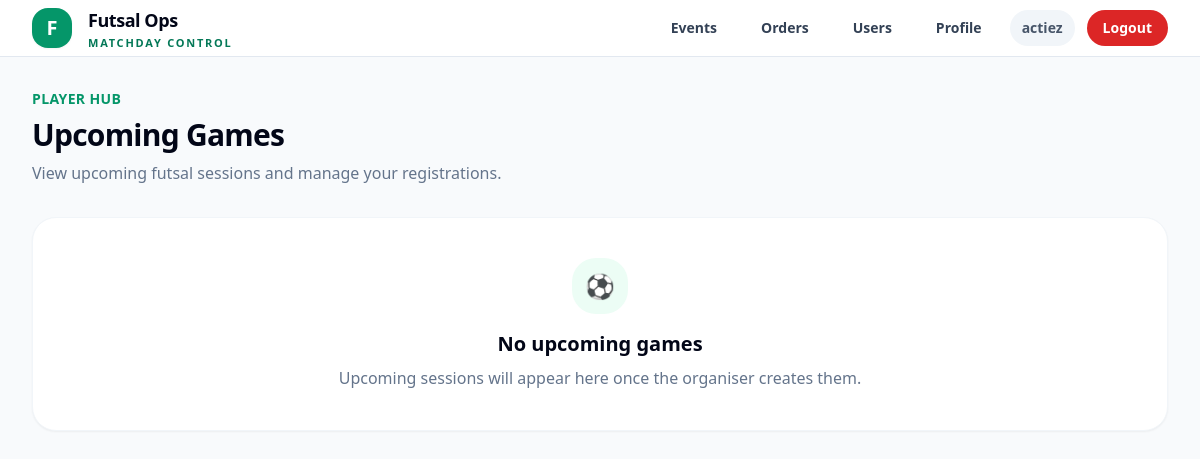
/home/ (signed in), run on an earlier commit of the app's database.
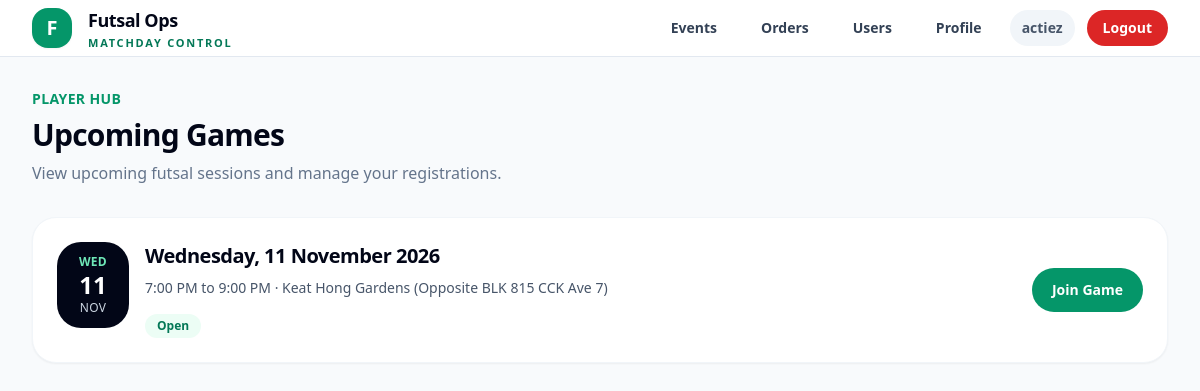
And on a later commit of the database.
### events/models.py (models this page shows, shortened)
class Event(models.Model):
    STATUS_DRAFT = "draft"
    STATUS_OPEN = "open"
    STATUS_FINALIZED = "finalized"
    STATUS_COMPLETED = "completed"
    STATUS_CANCELLED = "cancelled"
    STATUS_CHOICES = [
        (STATUS_DRAFT, "Draft"),
        (STATUS_OPEN, "Open"),
        (STATUS_FINALIZED, "Finalized"),
        (STATUS_COMPLETED, "Completed"),
        (STATUS_CANCELLED, "Cancelled"),
    ]
    LEAVE_CUTOFF_CHOICES = [
        (None, "No cutoff"),
        (30, "30 minutes before"),
        (60, "60 minutes before"),
        (90, "90 minutes before"),
        (120, "120 minutes before"),
        (150, "150 minutes before"),
        (180, "180 minutes before"),
    ]
    registration_token = models.UUIDField(
        default=uuid.uuid4,
        unique=True,
        editable=False,
    )
    event_code = models.CharField(
        max_length=20,
        unique=True,
        default=generate_event_code,
        editable=False,
    )
    title = models.CharField(max_length=255)
    start_datetime = models.DateTimeField()
    end_datetime = models.DateTimeField()
    location = models.CharField(max_length=255)
    amount_payable = models.DecimalField(max_digits=8, decimal_places=2)
    playing_slots = models.PositiveIntegerField(default=15)
    waiting_slots = models.PositiveIntegerField(default=5)
    backup_slots = models.PositiveIntegerField(default=3)
    is_private = models.BooleanField(
        default=False,
        help_text="Private events are hidden from the public event list but accessible by registration link.",
    )
    leave_cutoff_minutes = models.PositiveIntegerField(
        null=True,
        blank=True,
        choices=LEAVE_CUTOFF_CHOICES,
        help_text="Players cannot self-leave after this cutoff before kick-off.",
    )
    status = models.CharField(
        max_length=20,
        choices=STATUS_CHOICES,
        default=STATUS_DRAFT,
    )
    created_by = models.ForeignKey(
        settings.AUTH_USER_MODEL,
        on_delete=models.SET_NULL,
        null=True,
        related_name="created_events",
    )
    created_at = models.DateTimeField(auto_now_add=True)
    updated_at = models.DateTimeField(auto_now=True)
    class Meta:
        ordering = ["start_datetime"]
    @property
    def weekday_display(self):
        local_start = timezone.localtime(self.start_datetime)
        return local_start.strftime("%A")
    @property
    def date_display(self):
        local_start = timezone.localtime(self.start_datetime)
        return local_start.strftime("%d %B %Y")
    @property
    def time_range_display(self):
        local_start = timezone.localtime(self.start_datetime)
        local_end = timezone.localtime(self.end_datetime)
        start = local_start.strftime("%I:%M %p").lstrip("0")
        end = local_end.strftime("%I:%M %p").lstrip("0")
        return f"{start} to {end}"

### accounts/views.py (the view)
# urls.py: path("home/", PlayerHomeView.as_view(), name="player_home"),
class PlayerHomeView(View):
    template_name = "accounts/player_home.html"
    def get(self, request):
        if not request.user.is_authenticated:
            return redirect("login")
        now = timezone.now()
        upcoming_events = list(
            Event.objects
            .filter(start_datetime__gt=now, is_private=False)
            .order_by("start_datetime")
        )
        user_registrations = (
            EventRegistration.objects
            .filter(user=request.user, event__in=upcoming_events)
            .exclude(status=EventRegistration.STATUS_REMOVED)
            .select_related("event")
        )
        registration_map = {reg.event_id: reg for reg in user_registrations}
        for event in upcoming_events:
            reg = registration_map.get(event.id)
            event.user_registration = reg
            event.player_visible_status = get_player_visible_status(reg, event)
        return render(
            request,
            self.template_name,
            {
                "events": upcoming_events,
                "now": now,
            },
        )

### accounts/models.py (called while the page is built)
    def is_admin_level(self):
        return self.is_authenticated and (
            self.is_superuser
            or self.role in {self.ROLE_ADMIN, self.ROLE_SUPERADMIN}
        )

    def is_superadmin_level(self):
        return self.is_authenticated and (
            self.is_superuser
            or self.role == self.ROLE_SUPERADMIN
        )

### accounts/views.py (called while the page is built, shortened)
def get_player_visible_status(registration, event):
    if not registration:
        return None

### templates/accounts/player_home.html (shortened to what the changed rows need)
{% extends "base.html" %}
{% block content %}
<div class="space-y-8">
    <div class="flex flex-col md:flex-row md:items-end md:justify-between gap-5">
        <div>
            <h1 class="mt-2 text-3xl font-black tracking-tight text-slate-950">
                Upcoming Games
            </h1>
        </div>
    </div>
    <div class="grid grid-cols-1 gap-4">
        {% for event in events %}
            <div class="bg-white rounded-3xl border border-slate-100 shadow-sm p-5 md:p-6 hover:shadow-md transition-shadow">
                <div class="flex flex-col md:flex-row md:items-center md:justify-between gap-5">
                    <div class="flex items-start gap-4">
                        <div class="min-w-[72px] rounded-3xl bg-slate-950 text-white px-4 py-3 text-center">
                            <div class="text-xs font-bold uppercase tracking-wide text-emerald-300">
                                {{ event.weekday_display|slice:":3" }}
                            </div>
                            <div class="text-2xl font-black leading-tight">
                                {{ event.start_datetime|date:"d" }}
                            </div>
                            <div class="text-xs uppercase tracking-wide text-slate-300">
                                {{ event.start_datetime|date:"M" }}
                            </div>
                        </div>
                        <div>
                            <h2 class="text-xl font-black tracking-tight text-slate-950">
                                {{ event.weekday_display }}, {{ event.date_display }}
                            </h2>
                            <div class="mt-2 text-sm text-slate-600">
                                {{ event.time_range_display }} · {{ event.location }}
                            </div>
                            <div class="mt-4 flex flex-wrap gap-2">
                                {% if event.player_visible_status %}
                                    {% if event.player_visible_status.label == "Playing" %}
                                        <span class="inline-flex items-center rounded-full bg-emerald-50 px-3 py-1 text-xs font-bold text-emerald-700">
                                            Playing
                                        </span>
                                    {% elif event.player_visible_status.label == "Waiting" %}
                                        <span class="inline-flex items-center rounded-full bg-amber-50 px-3 py-1 text-xs font-bold text-amber-700">
                                            Waiting
                                            {% if event.player_visible_status.queue_number %}
                                                #{{ event.player_visible_status.queue_number }}
                                            {% endif %}
                                        </span>
                                    {% else %}
                                        <span class="inline-flex items-center rounded-full bg-blue-50 px-3 py-1 text-xs font-bold text-blue-700">
                                            Pending
                                        </span>
                                    {% endif %}
                                {% elif now >= event.start_datetime %}
                                    <span class="inline-flex items-center rounded-full bg-red-50 px-3 py-1 text-xs font-bold text-red-700">
                                        Registration Closed
                                    </span>
                                {% else %}
                                    <span class="inline-flex items-center rounded-full bg-emerald-50 px-3 py-1 text-xs font-bold text-emerald-700">
                                        Open
                                    </span>
                                {% endif %}
                            </div>
                        </div>
                    </div>
                    <div class="flex md:justify-end">
                        {% if event.player_visible_status %}
                            <a href="{% url 'join_event' event.registration_token %}"
                               class="inline-flex items-center justify-center px-5 py-3 rounded-full bg-red-50 text-red-700 text-sm font-bold hover:bg-red-100">
                                Leave Game
                            </a>
                        {% elif now >= event.start_datetime %}
                            <span class="inline-flex items-center justify-center px-5 py-3 rounded-full bg-slate-100 text-slate-500 text-sm font-bold">
                                Closed
                            </span>
                        {% else %}
                            <a href="{% url 'join_event' event.registration_token %}"
                               class="inline-flex items-center justify-center px-5 py-3 rounded-full bg-emerald-600 text-white text-sm font-bold hover:bg-emerald-700">
                                Join Game
                            </a>
                        {% endif %}
                    </div>
                </div>
            </div>
        {% empty %}
            <div class="bg-white rounded-3xl border border-slate-100 shadow-sm p-10 text-center">
                <div class="mx-auto h-14 w-14 rounded-3xl bg-emerald-50 text-emerald-700 flex items-center justify-center text-2xl font-black">
                    ⚽
                </div>
                <h2 class="mt-4 text-xl font-black text-slate-950">
                    No upcoming games
                </h2>
                <p class="mt-2 text-slate-500">
                    Upcoming sessions will appear here once the organiser creates them.
                </p>
            </div>
        {% endfor %}
    </div>
</div>
{% endblock %}

What changed in the data, as far as the page shows it:
added Event: weekday_display "WED", start_datetime "11", start_datetime "NOV", weekday_display "Wednesday", date_display "11 November 2026", time_range_display "7:00 PM to 9:00 PM", location "Keat Hong Gardens (Opposite BLK 815 CCK Ave 7)", shows "Open", shows "Join Game"
Also different on the page:
text no longer shown: "⚽ No upcoming games Upcoming sessions will appear here once the organiser creates them."
